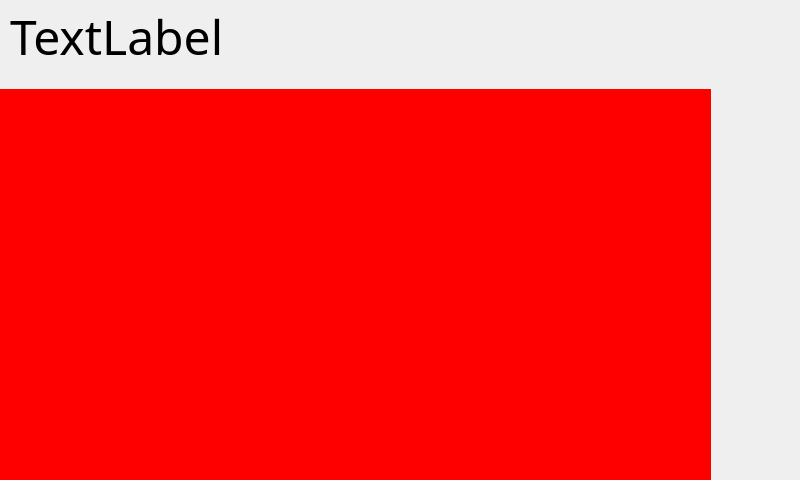
<?xml version="1.0" encoding="UTF-8"?>
<ui version="4.0">
 <class>MainWindow</class>
 <widget class="QMainWindow" name="MainWindow">
  <property name="geometry">
   <rect>
    <x>0</x>
    <y>0</y>
    <width>800</width>
    <height>480</height>
   </rect>
  </property>
  <property name="windowTitle">
   <string>MainWindow</string>
  </property>
  <widget class="QWidget" name="centralwidget">
   <widget class="QLabel" name="time_string">
    <property name="geometry">
     <rect>
      <x>10</x>
      <y>0</y>
      <width>651</width>
      <height>72</height>
     </rect>
    </property>
    <property name="font">
     <font>
      <family>Cascadia Code Light</family>
      <pointsize>36</pointsize>
     </font>
    </property>
    <property name="text">
     <string>TextLabel</string>
    </property>
   </widget>
   <widget class="QStackedWidget" name="stackedWidget">
    <property name="geometry">
     <rect>
      <x>0</x>
      <y>89</y>
      <width>711</width>
      <height>391</height>
     </rect>
    </property>
    <property name="styleSheet">
     <string notr="true">background-color: red</string>
    </property>
    <widget class="QWidget" name="page"/>
    <widget class="QWidget" name="page_2"/>
   </widget>
  </widget>
  <action name="actionHello_There">
   <property name="text">
    <string>Hello There</string>
   </property>
   <property name="shortcut">
    <string>Ctrl+F13</string>
   </property>
  </action>
 </widget>
 <resources/>
 <connections/>
</ui>
